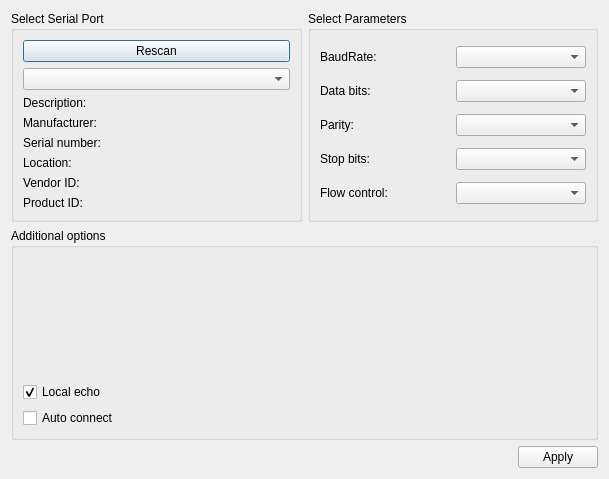
<?xml version="1.0" encoding="UTF-8"?>
<ui version="4.0">
 <class>SettingsDialog</class>
 <widget class="QDialog" name="SettingsDialog">
  <property name="geometry">
   <rect>
    <x>0</x>
    <y>0</y>
    <width>609</width>
    <height>479</height>
   </rect>
  </property>
  <property name="windowTitle">
   <string>Settings</string>
  </property>
  <layout class="QGridLayout" name="gridLayout_3">
   <item row="0" column="1">
    <widget class="QGroupBox" name="parametersBox">
     <property name="title">
      <string>Select Parameters</string>
     </property>
     <layout class="QGridLayout" name="gridLayout_2">
      <item row="0" column="0">
       <widget class="QLabel" name="baudRateLabel">
        <property name="text">
         <string>BaudRate:</string>
        </property>
       </widget>
      </item>
      <item row="0" column="1">
       <widget class="QComboBox" name="baudRateBox"/>
      </item>
      <item row="1" column="0">
       <widget class="QLabel" name="dataBitsLabel">
        <property name="text">
         <string>Data bits:</string>
        </property>
       </widget>
      </item>
      <item row="1" column="1">
       <widget class="QComboBox" name="dataBitsBox"/>
      </item>
      <item row="2" column="0">
       <widget class="QLabel" name="parityLabel">
        <property name="text">
         <string>Parity:</string>
        </property>
       </widget>
      </item>
      <item row="2" column="1">
       <widget class="QComboBox" name="parityBox"/>
      </item>
      <item row="3" column="0">
       <widget class="QLabel" name="stopBitsLabel">
        <property name="text">
         <string>Stop bits:</string>
        </property>
       </widget>
      </item>
      <item row="3" column="1">
       <widget class="QComboBox" name="stopBitsBox"/>
      </item>
      <item row="4" column="0">
       <widget class="QLabel" name="flowControlLabel">
        <property name="text">
         <string>Flow control:</string>
        </property>
       </widget>
      </item>
      <item row="4" column="1">
       <widget class="QComboBox" name="flowControlBox"/>
      </item>
     </layout>
    </widget>
   </item>
   <item row="0" column="0">
    <widget class="QGroupBox" name="selectBox">
     <property name="title">
      <string>Select Serial Port</string>
     </property>
     <layout class="QGridLayout" name="gridLayout">
      <item row="4" column="0">
       <widget class="QLabel" name="serialNumberLabel">
        <property name="text">
         <string>Serial number:</string>
        </property>
       </widget>
      </item>
      <item row="0" column="0">
       <widget class="QPushButton" name="pushButtonRescan">
        <property name="text">
         <string>Rescan</string>
        </property>
       </widget>
      </item>
      <item row="1" column="0">
       <widget class="QComboBox" name="serialPortInfoListBox"/>
      </item>
      <item row="5" column="0">
       <widget class="QLabel" name="locationLabel">
        <property name="text">
         <string>Location:</string>
        </property>
       </widget>
      </item>
      <item row="6" column="0">
       <widget class="QLabel" name="vidLabel">
        <property name="text">
         <string>Vendor ID:</string>
        </property>
       </widget>
      </item>
      <item row="3" column="0">
       <widget class="QLabel" name="manufacturerLabel">
        <property name="text">
         <string>Manufacturer:</string>
        </property>
       </widget>
      </item>
      <item row="2" column="0">
       <widget class="QLabel" name="descriptionLabel">
        <property name="text">
         <string>Description:</string>
        </property>
       </widget>
      </item>
      <item row="7" column="0">
       <widget class="QLabel" name="pidLabel">
        <property name="text">
         <string>Product ID:</string>
        </property>
       </widget>
      </item>
     </layout>
    </widget>
   </item>
   <item row="2" column="0" colspan="2">
    <layout class="QHBoxLayout" name="horizontalLayout">
     <item>
      <spacer name="horizontalSpacer">
       <property name="orientation">
        <enum>Qt::Horizontal</enum>
       </property>
       <property name="sizeHint" stdset="0">
        <size>
         <width>96</width>
         <height>20</height>
        </size>
       </property>
      </spacer>
     </item>
     <item>
      <widget class="QPushButton" name="applyButton">
       <property name="text">
        <string>Apply</string>
       </property>
      </widget>
     </item>
    </layout>
   </item>
   <item row="1" column="0" colspan="2">
    <widget class="QGroupBox" name="additionalOptionsGroupBox">
     <property name="title">
      <string>Additional options</string>
     </property>
     <layout class="QVBoxLayout" name="verticalLayout">
      <item>
       <spacer name="verticalSpacer">
        <property name="orientation">
         <enum>Qt::Vertical</enum>
        </property>
        <property name="sizeHint" stdset="0">
         <size>
          <width>20</width>
          <height>40</height>
         </size>
        </property>
       </spacer>
      </item>
      <item>
       <widget class="QCheckBox" name="localEchoCheckBox">
        <property name="text">
         <string>Local echo</string>
        </property>
        <property name="checked">
         <bool>true</bool>
        </property>
       </widget>
      </item>
      <item>
       <widget class="QCheckBox" name="checkBoxAutoConnect">
        <property name="text">
         <string>Auto connect</string>
        </property>
       </widget>
      </item>
     </layout>
    </widget>
   </item>
  </layout>
 </widget>
 <resources/>
 <connections/>
</ui>
